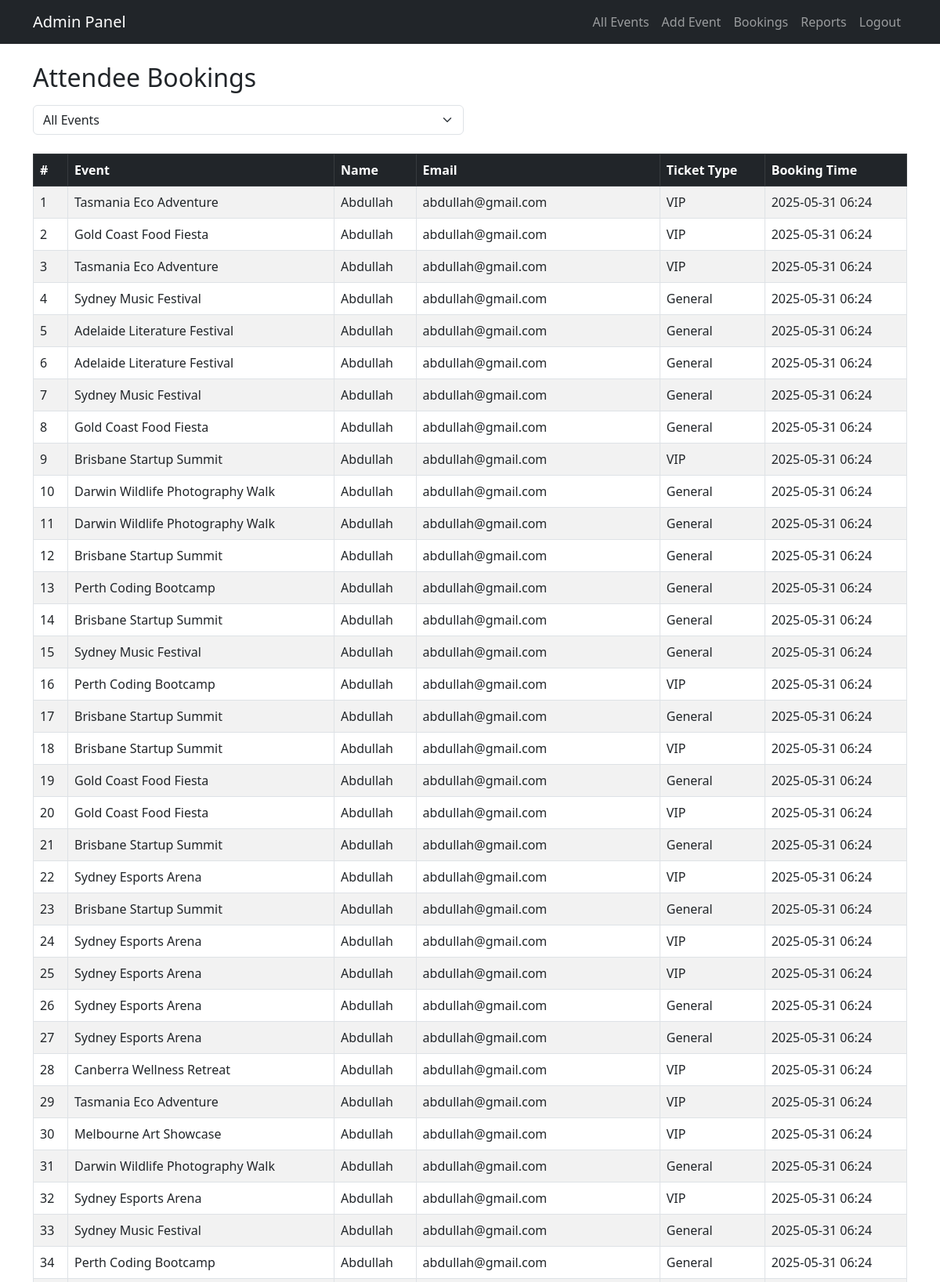
The app's page /admin/bookings (signed in, upper part) with its own data.
### app.py (models this page shows)
class Booking(db.Model):
    id = db.Column(db.Integer, primary_key=True)
    event_id = db.Column(db.Integer, db.ForeignKey('event.id'))
    name = db.Column(db.String(100))
    email = db.Column(db.String(100))
    ticket_type = db.Column(db.String(20))
    timestamp = db.Column(db.DateTime, default=datetime.utcnow)
    payment_status = db.Column(db.String(20), default="Pending")
    event = db.relationship('Event', backref='bookings')

class Event(db.Model):
    id = db.Column(db.Integer, primary_key=True)
    title = db.Column(db.String(100), nullable=False)
    category = db.Column(db.String(50))
    desc = db.Column(db.String(200))
    image = db.Column(db.String(100))
    date = db.Column(db.String(50))
    time = db.Column(db.String(50))
    location = db.Column(db.String(100))
    price = db.Column(db.String(20))
    full_desc = db.Column(db.Text)

### app.py (the view)
@app.route('/admin/bookings')
def admin_bookings():
    if not session.get('admin_logged_in'):
        return redirect(url_for('admin_login'))
    event_id = request.args.get('event_id')
    events = Event.query.all()
    bookings = Booking.query.filter_by(event_id=event_id).all() if event_id else Booking.query.all()
    return render_template('admin_bookings.html', bookings=bookings, events=events, selected_event=event_id)

### templates/admin_bookings.html (shortened to what this page needs)
<!DOCTYPE html>
<html lang="en">
<head>
  <link href="https://cdn.jsdelivr.net/npm/bootstrap@5.3.0/dist/css/bootstrap.min.css" rel="stylesheet">
</head>
<body>
{% include 'admin_nav.html' %}
  <div class="container mt-4">
    <h2 class="mb-3">Attendee Bookings</h2>
    <form method="get" action="{{ url_for('admin_bookings') }}" class="row g-3 mb-4">
      <div class="col-md-6">
        <select name="event_id" class="form-select" onchange="this.form.submit()">
          <option value="">All Events</option>
        </select>
      </div>
    </form>
    <div class="table-responsive">
      <table class="table table-bordered table-striped">
        <thead class="table-dark">
          <tr>
            <th>#</th>
            <th>Event</th>
            <th>Name</th>
            <th>Email</th>
            <th>Ticket Type</th>
            <th>Booking Time</th>
          </tr>
        </thead>
        <tbody>
          {% for booking in bookings %}
          <tr>
            <td>{{ loop.index }}</td>
            <td>{{ booking.event.title if booking.event else 'N/A' }}</td>
            <td>{{ booking.name }}</td>
            <td>{{ booking.email }}</td>
            <td>{{ booking.ticket_type }}</td>
            <td>{{ booking.timestamp.strftime('%Y-%m-%d %H:%M') }}</td>
          </tr>
          {% else %}
          <tr>
            <td colspan="6" class="text-center">No bookings found.</td>
          </tr>
          {% endfor %}
        </tbody>
      </table>
    </div>
  </div>
</body>
</html>

### records on screen
Booking: event "Tasmania Eco Adventure", name "Abdullah", email "abdullah@gmail.com", ticket_type "VIP", timestamp "2025-05-31 06:24"
Booking: event "Gold Coast Food Fiesta", name "Abdullah", email "abdullah@gmail.com", ticket_type "VIP", timestamp "2025-05-31 06:24"
Booking: event "Tasmania Eco Adventure", name "Abdullah", email "abdullah@gmail.com", ticket_type "VIP", timestamp "2025-05-31 06:24"
Booking: event "Sydney Music Festival", name "Abdullah", email "abdullah@gmail.com", ticket_type "General", timestamp "2025-05-31 06:24"
Booking: event "Adelaide Literature Festival", name "Abdullah", email "abdullah@gmail.com", ticket_type "General", timestamp "2025-05-31 06:24"
Booking: event "Adelaide Literature Festival", name "Abdullah", email "abdullah@gmail.com", ticket_type "General", timestamp "2025-05-31 06:24"
Booking: event "Sydney Music Festival", name "Abdullah", email "abdullah@gmail.com", ticket_type "General", timestamp "2025-05-31 06:24"
Booking: event "Gold Coast Food Fiesta", name "Abdullah", email "abdullah@gmail.com", ticket_type "General", timestamp "2025-05-31 06:24"
Booking: event "Brisbane Startup Summit", name "Abdullah", email "abdullah@gmail.com", ticket_type "VIP", timestamp "2025-05-31 06:24"
Booking: event "Darwin Wildlife Photography Walk", name "Abdullah", email "abdullah@gmail.com", ticket_type "General", timestamp "2025-05-31 06:24"
Booking: event "Darwin Wildlife Photography Walk", name "Abdullah", email "abdullah@gmail.com", ticket_type "General", timestamp "2025-05-31 06:24"
Booking: event "Brisbane Startup Summit", name "Abdullah", email "abdullah@gmail.com", ticket_type "General", timestamp "2025-05-31 06:24"
Booking: event "Perth Coding Bootcamp", name "Abdullah", email "abdullah@gmail.com", ticket_type "General", timestamp "2025-05-31 06:24"
Booking: event "Brisbane Startup Summit", name "Abdullah", email "abdullah@gmail.com", ticket_type "General", timestamp "2025-05-31 06:24"
Booking: event "Sydney Music Festival", name "Abdullah", email "abdullah@gmail.com", ticket_type "General", timestamp "2025-05-31 06:24"
Booking: event "Perth Coding Bootcamp", name "Abdullah", email "abdullah@gmail.com", ticket_type "VIP", timestamp "2025-05-31 06:24"
Booking: event "Brisbane Startup Summit", name "Abdullah", email "abdullah@gmail.com", ticket_type "General", timestamp "2025-05-31 06:24"
Booking: event "Brisbane Startup Summit", name "Abdullah", email "abdullah@gmail.com", ticket_type "VIP", timestamp "2025-05-31 06:24"
Booking: event "Gold Coast Food Fiesta", name "Abdullah", email "abdullah@gmail.com", ticket_type "General", timestamp "2025-05-31 06:24"
Booking: event "Gold Coast Food Fiesta", name "Abdullah", email "abdullah@gmail.com", ticket_type "VIP", timestamp "2025-05-31 06:24"
Booking: event "Brisbane Startup Summit", name "Abdullah", email "abdullah@gmail.com", ticket_type "General", timestamp "2025-05-31 06:24"
Booking: event "Sydney Esports Arena", name "Abdullah", email "abdullah@gmail.com", ticket_type "VIP", timestamp "2025-05-31 06:24"
Booking: event "Brisbane Startup Summit", name "Abdullah", email "abdullah@gmail.com", ticket_type "General", timestamp "2025-05-31 06:24"
Booking: event "Sydney Esports Arena", name "Abdullah", email "abdullah@gmail.com", ticket_type "VIP", timestamp "2025-05-31 06:24"
Booking: event "Sydney Esports Arena", name "Abdullah", email "abdullah@gmail.com", ticket_type "VIP", timestamp "2025-05-31 06:24"
Booking: event "Sydney Esports Arena", name "Abdullah", email "abdullah@gmail.com", ticket_type "General", timestamp "2025-05-31 06:24"
Booking: event "Sydney Esports Arena", name "Abdullah", email "abdullah@gmail.com", ticket_type "General", timestamp "2025-05-31 06:24"
Booking: event "Canberra Wellness Retreat", name "Abdullah", email "abdullah@gmail.com", ticket_type "VIP", timestamp "2025-05-31 06:24"
Booking: event "Tasmania Eco Adventure", name "Abdullah", email "abdullah@gmail.com", ticket_type "VIP", timestamp "2025-05-31 06:24"
Booking: event "Melbourne Art Showcase", name "Abdullah", email "abdullah@gmail.com", ticket_type "VIP", timestamp "2025-05-31 06:24"
Booking: event "Darwin Wildlife Photography Walk", name "Abdullah", email "abdullah@gmail.com", ticket_type "General", timestamp "2025-05-31 06:24"
Booking: event "Sydney Esports Arena", name "Abdullah", email "abdullah@gmail.com", ticket_type "VIP", timestamp "2025-05-31 06:24"
Booking: event "Sydney Music Festival", name "Abdullah", email "abdullah@gmail.com", ticket_type "General", timestamp "2025-05-31 06:24"
Booking: event "Perth Coding Bootcamp", name "Abdullah", email "abdullah@gmail.com", ticket_type "General", timestamp "2025-05-31 06:24"
